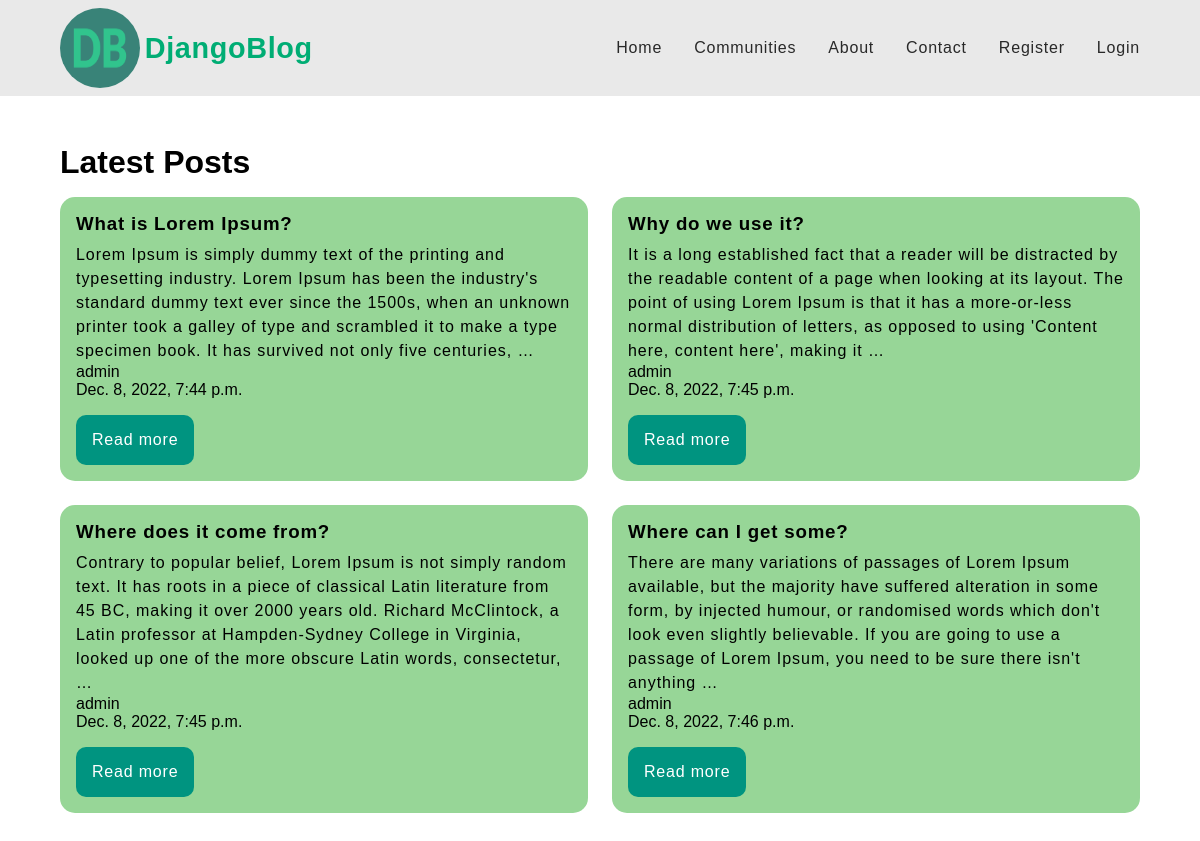
The app's page /, older data.
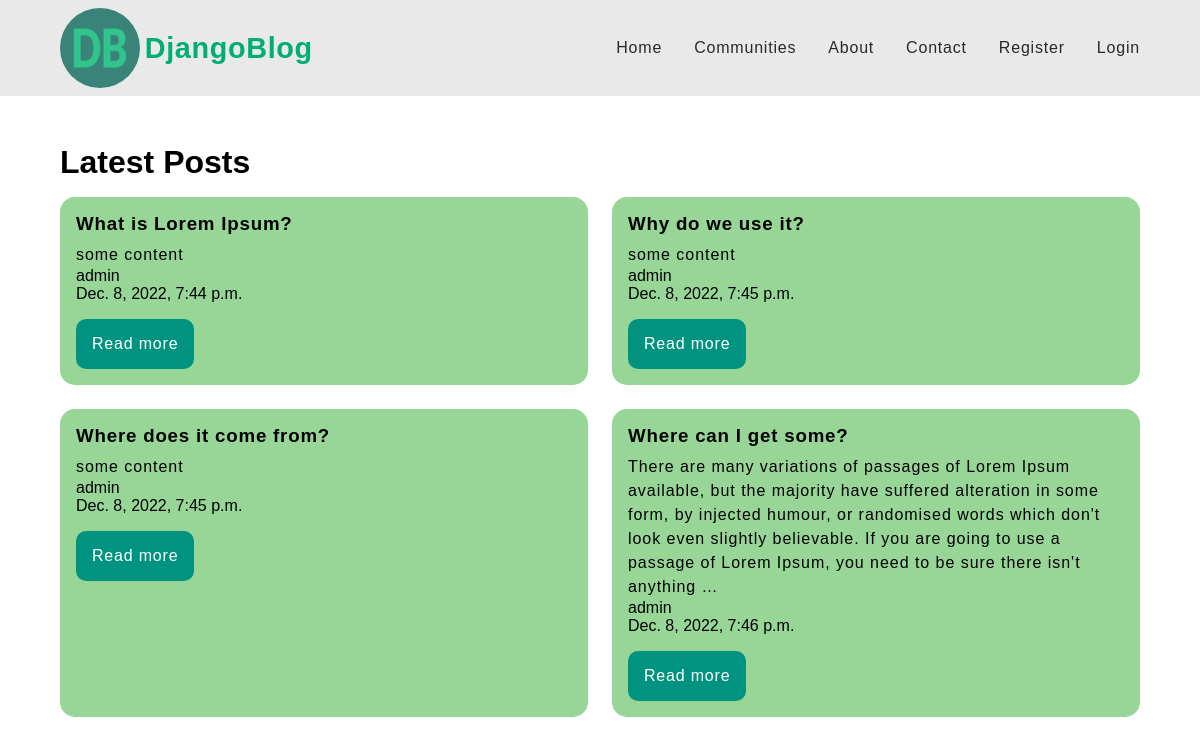
The same page, newer data.
### posts/models.py (models this page shows, shortened)
class Post(models.Model):
    author = models.ForeignKey(User, on_delete=models.CASCADE)
    title = models.CharField(max_length=50)
    content = models.TextField()
    date_created = models.DateTimeField(default=timezone.now)

### posts/views.py (the view)
# urls.py: 2. Add a URL to urlpatterns:  path('', views.home, name='home')
def home(request):
    posts = Post.objects.all()
    context = {
        'posts': posts
    }
    return render(request, 'posts/home.html', context)

### posts/templates/posts/home.html (shortened to what this page needs)
{% extends 'posts/index.html' %}
{% block content %}
    <div class="home-container">
        <h1 class="h1-header">Latest Posts</h1>
        <div class="posts-container">
            {% for post in posts %}
                <div class="post-wrapper">
                    <h3 class="title">{{ post.title }}</h3>
                    <p class="content">{{ post.content|truncatewords:50 }}</p>
                    <p class="author">{{ post.author.username }}</p>
                    <p class="date-created">{{ post.date_created }}</p>
                    <a href="{% url 'posts:post-detail' post.pk %}" class="see-detail-btn">Read more</a>
                </div>
            {% endfor %}
        </div>
    </div>
{% endblock content %}

Row changes from the older to the newer data that the page shows:
changed Post "What is Lorem Ipsum?": content "Lorem Ipsum is simply dummy text of the printing and typesetting industry. Lorem Ipsum has been the industry's standard dummy text ever since the 1500s, when an unknown printer took a galley of type and scrambled it to make a type specimen book. It has survived not only five centuries, …" → "some content"
changed Post "Why do we use it?": content "It is a long established fact that a reader will be distracted by the readable content of a page when looking at its layout. The point of using Lorem Ipsum is that it has a more-or-less normal distribution of letters, as opposed to using 'Content here, content here', making it …" → "some content"
changed Post "Where does it come from?": content "Contrary to popular belief, Lorem Ipsum is not simply random text. It has roots in a piece of classical Latin literature from 45 BC, making it over 2000 years old. Richard McClintock, a Latin professor at Hampden-Sydney College in Virginia, looked up one of the more obscure Latin words, consectetur, …" → "some content"
